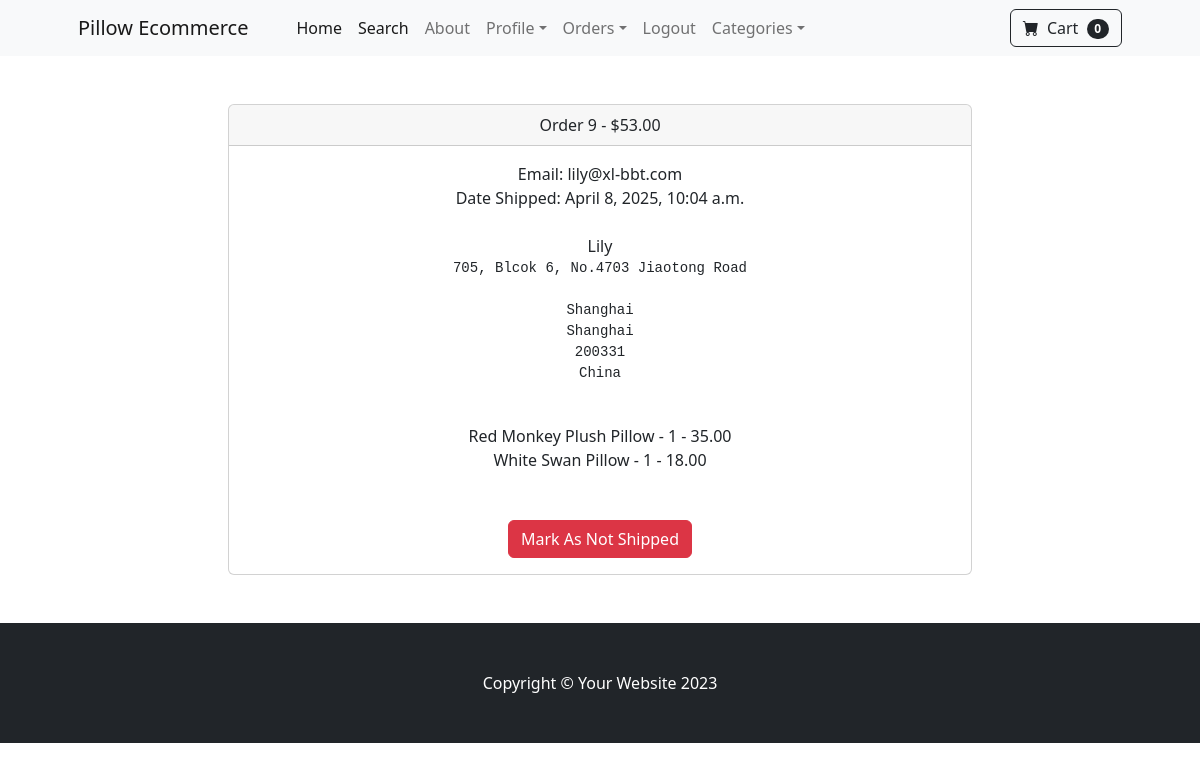
The app's page /payment/orders/9 (signed in) with its own data.
### payment/models.py (models this page shows, shortened)
class Order(models.Model):
    user = models.ForeignKey(User, on_delete=models.CASCADE, null=True, blank=True)
    full_name = models.CharField(max_length=250)
    email = models.EmailField(max_length=250)
    shipping_address = models.TextField(max_length=15000)
    amount_paid = models.DecimalField(max_digits=7, decimal_places=2)
    date_ordered = models.DateTimeField(auto_now_add=True)
    shipped = models.BooleanField(default=False)
    date_shipped = models.DateTimeField(blank=True, null=True)

class OrderItem(models.Model):
    order = models.ForeignKey(Order, on_delete=models.CASCADE, null=True)
    product = models.ForeignKey(Product, on_delete=models.CASCADE, null=True)
    user = models.ForeignKey(User, on_delete=models.CASCADE, null=True, blank=True)
    quantity = models.PositiveIntegerField(default=1)
    price = models.DecimalField(max_digits=7, decimal_places=2)

### store/models.py (models this page shows)
class Product(models.Model):
    name = models.CharField(max_length=100)
    price = models.DecimalField(default=0, decimal_places=2, max_digits=6)
    category = models.ForeignKey(Category, on_delete=models.CASCADE, default=1)
    description = models.TextField(max_length=250, default='', blank=True, null=True)
    image = models.ImageField(upload_to='uploads/product/')
    is_sale = models.BooleanField(default=False)
    sale_price = models.DecimalField(default=0, decimal_places=2, max_digits=6)
    def __str__(self):
        return self.name

### payment/views.py (the view, shortened to what this page needs)
# urls.py: path('orders/<int:pk>', views.orders, name='orders'),
def orders(request, pk):
    if request.user.is_authenticated and request.user.is_superuser:
        order = Order.objects.get(id=pk)
        items = OrderItem.objects.filter(order=pk)
        return render(request, 'payment/orders.html', {"order": order, "items": items})
    else:
        messages.success(request, "Access Denied")
        return redirect('home')

### cart/cart.py (called while the page is built)
    def __len__(self):
        return len(self.cart)

### cart/context_processors.py (called while the page is built)
def cart(request):
    return {'cart': Cart(request)}

### payment/templates/payment/orders.html (shortened to what this page needs)
{% extends 'base.html' %}
{% block content %}
        <div class="container">
            <div class="row">
                <center>
                    <div class="col-8">
                        <br/><br/>
                       <div class="card">
  <div class="card-header">
      Order {{ order.id }} - ${{ order.amount_paid }}
  </div>
  <div class="card-body">
      Email: {{ order.email }}<br/>
      {% if order.shipped %}
      Date Shipped: {{ order.date_shipped }}
      {% else %}
      Date Ordered: {{ order.date_ordered }}
      {% endif %}
      <br/><br/>
      {{ order.full_name }}<br/>
      <pre>{{ order.shipping_address }}</pre><br/>
      {% for item in items %}
          {{ item.product }} - {{ item.quantity }} - {{ item.price }}<br/>
      {% endfor %}
      <br/><br/>
      {% if not order.shipped %}
      <form method="POST">
          {% csrf_token %}
          <input type="hidden" name="shipping_status" value="true">
          <button type="submit" class="btn btn-success">Mark As Shipped</button>
      </form>
      {% else %}
      <form method="POST">
          <button type="submit" class="btn btn-danger">Mark As Not Shipped</button>
      </form>
      {% endif %}
  </div>
</div>
<br/><br/>
                    </div>
                </center>
            </div>
        </div>
{% endblock %}

### records on screen
Order: id "9", amount_paid "53.00", email "lily@xl-bbt.com", date_shipped "April 8, 2025, 10:04 a.m.", full_name "Lily", shipping_address "705, Blcok 6, No.4703 Jiaotong Road Shanghai Shanghai 200331 China"
OrderItem: product "Red Monkey Plush Pillow", quantity "1", price "35.00"
OrderItem: product "White Swan Pillow", quantity "1", price "18.00"

### other values on screen
{{ cart|length }} "0"
